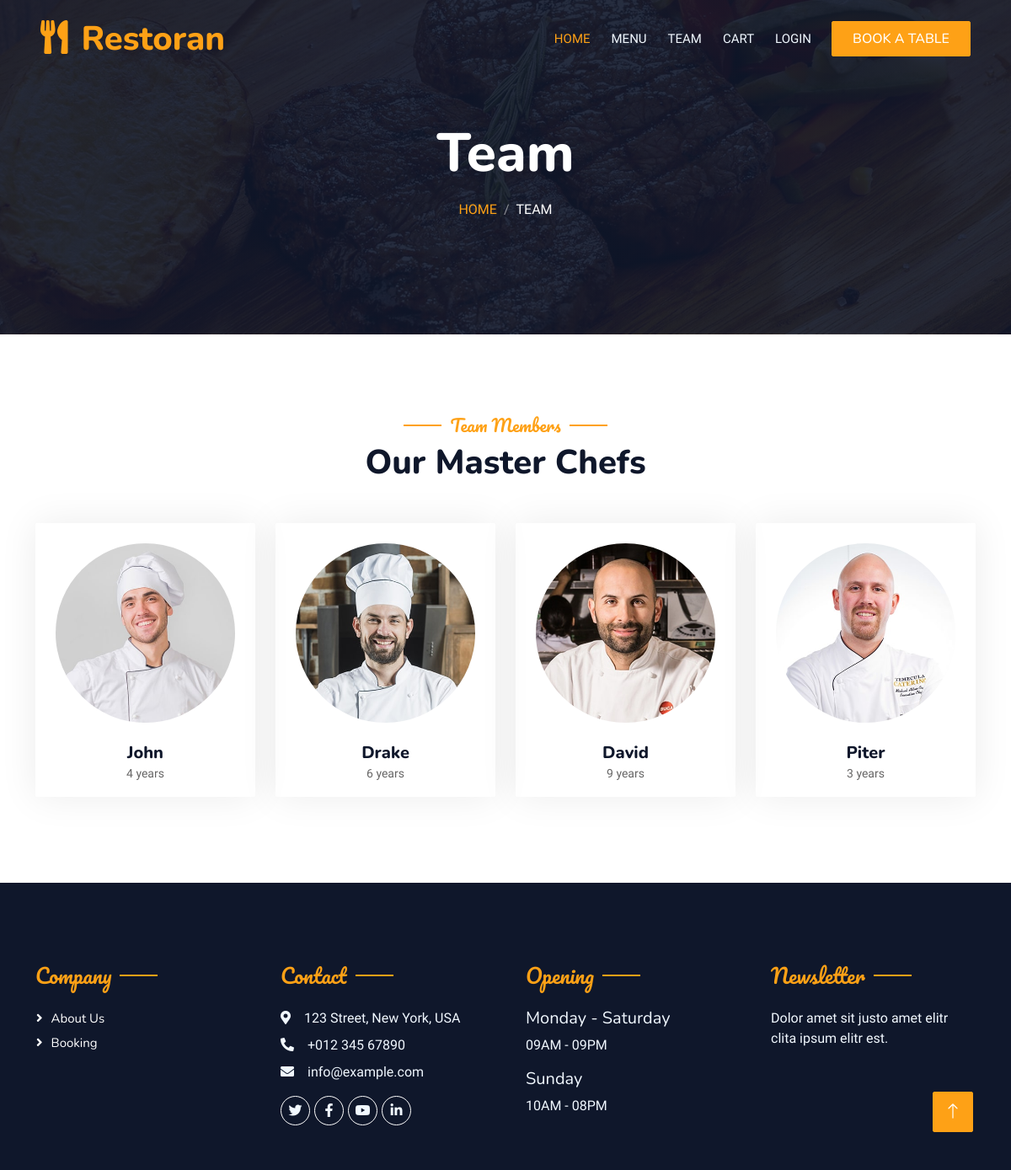
Page /team/ on the committed database.
### blog/models.py (models this page shows, shortened)
class Team(models.Model):
    img = models.ImageField(upload_to='team')
    name = models.CharField(max_length=255)
    exprience = models.IntegerField()
    social_nicknam = models.CharField(max_length=50)

### blog/views.py (the view)
# urls.py: path('team/', views.team, name='team'),
def team(request):
    teams = Team.objects.all()
    return render(request, 'team.html', {'teams':teams})

### templates/team.html (shortened to what this page needs)
{% load static %}
<!DOCTYPE html>
<html lang="en">
<head>
    <link href="https://cdnjs.cloudflare.com/ajax/libs/font-awesome/5.10.0/css/all.min.css" rel="stylesheet">
    <link href="https://cdn.jsdelivr.net/npm/bootstrap-icons@1.4.1/font/bootstrap-icons.css" rel="stylesheet">
    <link href="{% static 'css/bootstrap.min.css' %}" rel="stylesheet">
    <link rel="stylesheet" href="https://cdnjs.cloudflare.com/ajax/libs/font-awesome/6.5.2/css/brands.min.css" />
    <link href="{% static 'css/style.css' %}" rel="stylesheet">
</head>
<body>
    <div class="container-xxl bg-white p-0">
        <div class="container-xxl position-relative p-0">
            <nav class="navbar navbar-expand-lg navbar-dark bg-dark px-4 px-lg-5 py-3 py-lg-0">
                <a href="" class="navbar-brand p-0">
                    <h1 class="text-primary m-0"><i class="fa fa-utensils me-3"></i>Restoran</h1>
                </a>
                <div class="collapse navbar-collapse" id="navbarCollapse">
                    <div class="navbar-nav ms-auto py-0 pe-4">
                        <a href="{% url 'home' %}" class="nav-item nav-link active">Home</a>
                        <a href="{% url 'menu' %}" class="nav-item nav-link">Menu</a>
                        <a href="{% url 'team' %}" class="nav-item nav-link">Team</a>
                        <a href="{% url 'cart' %}" class="nav-item nav-link">Cart</a>
                        {% if user.is_authenticated %}
                        <a href="{% url 'dashboard' %}" class="nav-item nav-link">Dashboard</a>
                        {% else %}
                        <a href="{% url 'login' %}" class="nav-item nav-link">Login</a>
                        {% endif %}
                    </div>
                    <a href="{% url 'reserve' %}" class="btn btn-primary py-2 px-4">Book A Table</a>
                </div>
            </nav>
            <div class="container-xxl py-5 bg-dark hero-header mb-5">
                <div class="container text-center my-5 pt-5 pb-4">
                    <h1 class="display-3 text-white mb-3 animated slideInDown">Team</h1>
                    <nav aria-label="breadcrumb">
                        <ol class="breadcrumb justify-content-center text-uppercase">
                            <li class="breadcrumb-item"><a href="#">Home</a></li>
                            <li class="breadcrumb-item text-white active" aria-current="page">Team</li>
                        </ol>
                    </nav>
                </div>
            </div>
        </div>
        <div class="container-xxl pt-5 pb-3">
            <div class="container">
                <div class="text-center wow fadeInUp" data-wow-delay="0.1s">
                    <h5 class="section-title ff-secondary text-center text-primary fw-normal">Team Members</h5>
                    <h1 class="mb-5">Our Master Chefs</h1>
                </div>
                <div class="row g-4">
                    {% for team in teams|slice:4 %}
                    <div class="col-lg-3 col-md-6 wow fadeInUp" data-wow-delay="0.1s">
                        <div class="team-item text-center rounded overflow-hidden">
                            <div class="rounded-circle overflow-hidden m-4">
                                <img class="img-fluid" src="{{team.img.url}}" alt="">
                            </div>
                            <h5 class="mb-0">{{team.name}}</h5>
                            <small>{{team.exprience}} years </small>
                        </div>
                    </div>
                    {% endfor %}
                </div>
            </div>
        </div>
        <div class="container-fluid bg-dark text-light footer pt-5 mt-5 wow fadeIn" data-wow-delay="0.1s">
            <div class="container py-5">
                <div class="row g-5">
                    <div class="col-lg-3 col-md-6">
                        <h4 class="section-title ff-secondary text-start text-primary fw-normal mb-4">Company</h4>
                        <a class="btn btn-link" href="{% url 'about' %}">About Us</a>
                        <a class="btn btn-link" href="{% url 'reserve' %}">Booking</a>
                    </div>
                    <div class="col-lg-3 col-md-6">
                        <h4 class="section-title ff-secondary text-start text-primary fw-normal mb-4">Contact</h4>
                        <p class="mb-2"><i class="fa fa-map-marker-alt me-3"></i>123 Street, New York, USA</p>
                        <p class="mb-2"><i class="fa fa-phone-alt me-3"></i>+012 345 67890</p>
                        <p class="mb-2"><i class="fa fa-envelope me-3"></i>info@example.com</p>
                        <div class="d-flex pt-2">
                            <a class="btn btn-outline-light btn-social" href=""><i class="fab fa-twitter"></i></a>
                            <a class="btn btn-outline-light btn-social" href=""><i class="fab fa-facebook-f"></i></a>
                            <a class="btn btn-outline-light btn-social" href=""><i class="fab fa-youtube"></i></a>
                            <a class="btn btn-outline-light btn-social" href=""><i class="fab fa-linkedin-in"></i></a>
                        </div>
                    </div>
                    <div class="col-lg-3 col-md-6">
                        <h4 class="section-title ff-secondary text-start text-primary fw-normal mb-4">Opening</h4>
                        <h5 class="text-light fw-normal">Monday - Saturday</h5>
                        <p>09AM - 09PM</p>
                        <h5 class="text-light fw-normal">Sunday</h5>
                        <p>10AM - 08PM</p>
                    </div>
                    <div class="col-lg-3 col-md-6">
                        <h4 class="section-title ff-secondary text-start text-primary fw-normal mb-4">Newsletter</h4>
                        <p>Dolor amet sit justo amet elitr clita ipsum elitr est.</p>
                    </div>
                </div>
            </div>
        </div>
        <a href="#navbar" class="btn btn-lg btn-primary btn-lg-square back-to-top"><i class="bi bi-arrow-up"></i></a>
    </div>
</body>
</html>

### static/css/style.css (style rules this page uses)
:root { --primary: #FEA116; --light: #F1F8FF; --dark: #0F172B; }
.ff-secondary { font-family: 'Pacifico', cursive; }
.back-to-top { position: fixed; display: none; right: 45px; bottom: 45px; z-index: 99; }
.btn { font-family: 'Nunito', sans-serif; font-weight: 500; text-transform: uppercase; transition: .5s; }
.btn.btn-primary, .btn.btn-secondary { color: #FFFFFF; }
.btn-lg-square { width: 48px; height: 48px; }
.btn-square, .btn-sm-square, .btn-lg-square { padding: 0; display: flex; align-items: center; justify-content: center; font-weight: normal; border-radius: 2px; }
.navbar-dark .navbar-nav .nav-link { position: relative; margin-left: 25px; padding: 35px 0; font-size: 15px; color: var(--light) !important; text-transform: uppercase; font-weight: 500; outline: none; transition: .5s; }
.navbar-dark .navbar-nav .nav-link:hover, .navbar-dark .navbar-nav .nav-link.active { color: var(--primary) !important; }
@media (min-width: 992px) { .navbar-dark { position: absolute; width: 100%; top: 0; left: 0; z-index: 999; background: transparent !important; } }
.hero-header { background: linear-gradient(rgba(15, 23, 43, .9), rgba(15, 23, 43, .9)), url(../img/bg-hero.jpg); background-position: center center; background-repeat: no-repeat; background-size: cover; }
.breadcrumb-item + .breadcrumb-item::before { color: rgba(255, 255, 255, .5); }
.section-title { position: relative; display: inline-block; }
.section-title::before { position: absolute; content: ""; width: 45px; height: 2px; top: 50%; left: -55px; margin-top: -1px; background: var(--primary); }
.section-title::after { position: absolute; content: ""; width: 45px; height: 2px; top: 50%; right: -55px; margin-top: -1px; background: var(--primary); }
.section-title.text-start::before, .section-title.text-end::after { display: none; }
.team-item { box-shadow: 0 0 45px rgba(0, 0, 0, .08); height: calc(100% - 38px); transition: .5s; }
.team-item img { transition: .5s; }
.footer .btn.btn-social { margin-right: 5px; width: 35px; height: 35px; display: flex; align-items: center; justify-content: center; color: var(--light); border: 1px solid #FFFFFF; border-radius: 35px; transition: .3s; }
.footer .btn.btn-link { display: block; margin-bottom: 5px; padding: 0; text-align: left; color: #FFFFFF; font-size: 15px; font-weight: normal; text-transform: capitalize; transition: .3s; }
.footer .btn.btn-link::before { position: relative; content: "\f105"; font-family: "Font Awesome 5 Free"; font-weight: 900; margin-right: 10px; }

### rows in the picture
Team: img (picture), name "John", exprience "4"
Team: img (picture), name "Drake", exprience "6"
Team: img (picture), name "David", exprience "9"
Team: img (picture), name "Piter", exprience "3"
